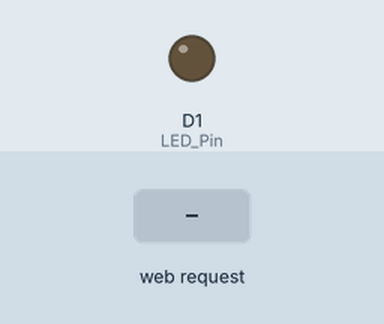
Recording of a sketch running on a simulated ESP8266 (NodeMCU). Shown: output pins drawn as LEDs (lit = HIGH). The test bench sets the inputs (shaded band). WiFi joins after 1.5 s; servers stay silent unless stated; what the sketch prints to the serial monitor is not drawn.

Above: at 2.7 s.
2.8 s: HTTP request GET /LEDON received
At 3.1 s:
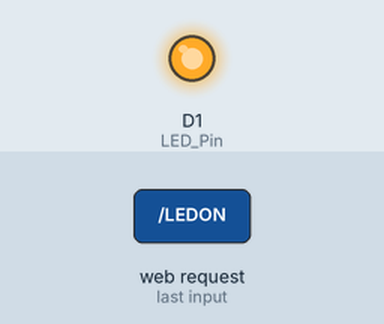
4.3 s: HTTP request GET /LEDOFF received
At 5.5 s:
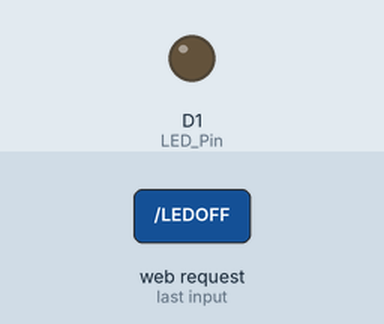
Timing chart, 0 to 7.3 s (numbered marks = the images above; inputs shaded):
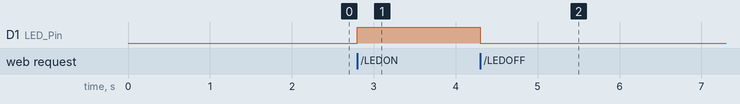

The sketch:

ESP8266_LED_Control_AJAX_02a.ino
```cpp
/*
 * Sketch: ESP8266_LED_CONTROL_AJAX_02
 * Intended to be run on an ESP8266
 */

String header = "HTTP/1.1 200 OK\r\nContent-Type: text/html\r\n\r\n";

String html_1 = R"=====(
<!DOCTYPE html>
<html>
 <head>
 <meta name='viewport' content='width=device-width, initial-scale=1.0'/>
 <meta charset='utf-8'>
 <style>
  body {font-size:140%;}
  #main {display: table; margin: auto;  padding: 0 10px 0 10px; }
  h2 {text-align:center; }
  #LED_button { padding:10px 10px 10px 10px; width:100%;  background-color: #50FF50; font-size: 120%;}
 </style>

<script>
   function switchLED()
  {
       var button_text = document.getElementById("LED_button").value;
     if (button_text=="Turn on the LED")
     {
       document.getElementById("LED_button").value = "Turn off the LED";
       ajaxLoad('LEDON');
     }
     else
     {
       document.getElementById("LED_button").value = "Turn on the LED";
       ajaxLoad('LEDOFF');
     }
  }

var ajaxRequest = null;
if (window.XMLHttpRequest)  { ajaxRequest =new XMLHttpRequest(); }
else                        { ajaxRequest =new ActiveXObject("Microsoft.XMLHTTP"); }


function ajaxLoad(ajaxURL)
{
  if(!ajaxRequest){ alert("AJAX is not supported."); return; }

  ajaxRequest.open("GET",ajaxURL,true);
  ajaxRequest.onreadystatechange = function()
  {
    if(ajaxRequest.readyState == 4 && ajaxRequest.status==200)
    {
      var ajaxResult = ajaxRequest.responseText;
    }
  }
  ajaxRequest.send();
}

</script>

 <title>LED Control</title>
</head>
<body>
 <div id='main'>
  <h2>LED Control</h2>
)=====";

String html_2 = R"=====(
  <input type="button" id = "LED_button" onclick="switchLED()" value="Turn on the LED"       />
)=====";

String html_4 = R"=====(
 </div>
</body>
</html>
)=====";


#include <ESP8266WiFi.h>

// change these values to match your network
char ssid[] = "ip";       //  your network SSID (name)
char pass[] = "imsm4212";          //  your network password

WiFiServer server(80);


String request = "";
int LED_Pin = D1;


void setup()
{
    pinMode(LED_Pin, OUTPUT);

    Serial.begin(115200);
    Serial.println();
    Serial.println("Serial started at 115200");
    Serial.println("ESP8266_LED_CONTROL_AJAX_02");
    Serial.println();

    // Connect to a WiFi network
    Serial.print(F("Connecting to "));  Serial.println(ssid);
    WiFi.begin(ssid, pass);

    while (WiFi.status() != WL_CONNECTED)
    {
        Serial.print(".");
        delay(500);
    }

    Serial.println("");
    Serial.println(F("[CONNECTED]"));
    Serial.print("[IP ");
    Serial.print(WiFi.localIP());
    Serial.println("]");

    // start a server
    server.begin();
    Serial.println("Server started");

} // void setup()


void loop()
{
    // Check if a client has connected
    WiFiClient client = server.available();
    if (!client)  {  return;  }

    // Read the first line of the request
    request = client.readStringUntil('\r');

    Serial.print("request: "); Serial.println(request);

    if       ( request.indexOf("LEDON") > 0 )  { digitalWrite(LED_Pin, HIGH);  }
    else if  ( request.indexOf("LEDOFF") > 0 ) { digitalWrite(LED_Pin, LOW);   }
    else
    {
        boolean pinStatus = digitalRead(LED_Pin);
        if (pinStatus==HIGH) { html_2.replace("Turn on the LED","Turn off the LED");   }
        else                 { html_2.replace("Turn off the LED","Turn on the LED");   }

        client.flush();
        client.print( header );
        client.print( html_1 );
        client.print( html_2 );
        client.print( html_4 );
        delay(5);
    }


  // The client will actually be disconnected when the function returns and 'client' object is detroyed
} // void loop()
```

Measured:
- after the input at 2.8 s, D1 (LED_Pin): LOW → HIGH at once
- after the input at 4.3 s, D1 (LED_Pin): HIGH → LOW at once
